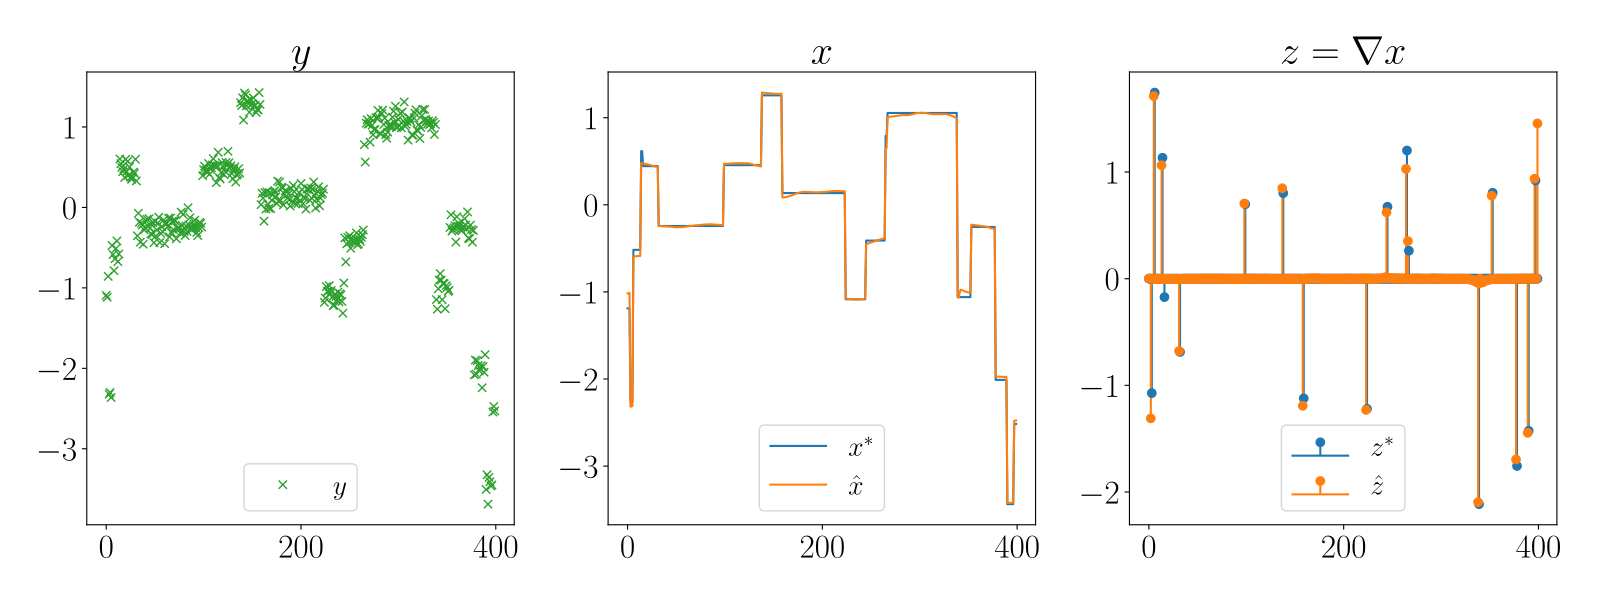

Reproduce this figure in Python.
"""
Sparse gradient
===============

"""
from tramp.algos import EarlyStoppingEP
from tramp.experiments import TeacherStudentScenario
from tramp.variables import SISOVariable as V, SILeafVariable as O, MILeafVariable, SIMOVariable
from tramp.channels import GaussianChannel, GradientChannel
from tramp.priors import GaussBernoulliPrior, GaussianPrior
import numpy as np
import pandas as pd
import matplotlib.pyplot as plt
from matplotlib import rc
rc('text', usetex=True)
rc('font', family='serif', size=24)


# %%
# Define a sparse gradient teacher
class SparseGradTeacher():
    def __init__(self, N, rho, noise_var):
        self.prior_grad = GaussBernoulliPrior(size=(1, N), rho=rho)
        self.channel = GaussianChannel(var=noise_var)

    def sample(self, seed=None):
        if seed:
            np.random.seed(seed)
        x_prime = self.prior_grad.sample()
        x = x_prime.ravel().cumsum()
        x = x - x.mean()
        y = self.channel.sample(x)
        return {"x": x, "z": x_prime, "y": y}


# %%
# Define a sparse gradient student
def build_sparse_grad_student(N, rho, noise_var):
    x_shape = (N,)
    z_shape = (1, N)
    student = (
        GaussianPrior(size=x_shape) @
        SIMOVariable(id="x", n_next=2) @ (
            GaussianChannel(var=noise_var) @ O("y") + (
                GradientChannel(shape=x_shape) +
                GaussBernoulliPrior(size=z_shape, rho=rho)
            ) @ MILeafVariable(id="z", n_prev=2)
        )
    ).to_model()
    return student


# %%
# Plotting function
def plot_sparse_gradient(scenario):
    fig, axes = plt.subplots(1, 3, figsize=(16, 6))
    axes[0].plot(scenario.observations["y"], 'C2x', label=r'$y$')
    axes[0].set_title(r'$y$')
    axes[1].plot(scenario.x_true["x"], label=r'$x^*$')
    axes[1].plot(scenario.x_pred["x"], label=r'$\hat{x}$')
    axes[1].set_title(r'$x$')
    axes[2].stem(
        scenario.x_true["z"][0], label=r'$z^*$',
        markerfmt="C0o", linefmt="C0-", basefmt="C0", use_line_collection=True
    )
    axes[2].stem(
        scenario.x_pred["z"][0], label=r'$\hat{z}$',
        markerfmt="C1o", linefmt="C1-", basefmt="C1", use_line_collection=True
    )
    axes[2].set_title(r'$z = \nabla x$')
    for axe in axes:
        axe.legend(fancybox=True, shadow=False, loc="lower center", fontsize=20)
    fig.tight_layout()


# %%
# Parameters
size, rho, noise_var, seed = 400, 0.04, 1e-2, 1

# %%
# We create the teacher student scenario
teacher = SparseGradTeacher(size, rho, noise_var)
student = build_sparse_grad_student(size, rho, noise_var)
scenario = TeacherStudentScenario(teacher, student, x_ids=["x", "z"])
scenario.setup(seed=seed)

# %%
# Run EP
_ = scenario.run_ep(
    max_iter=1000, damping=0.1, callback=EarlyStoppingEP(tol=1e-2)
)

# %%
# Plot
plot_sparse_gradient(scenario)
